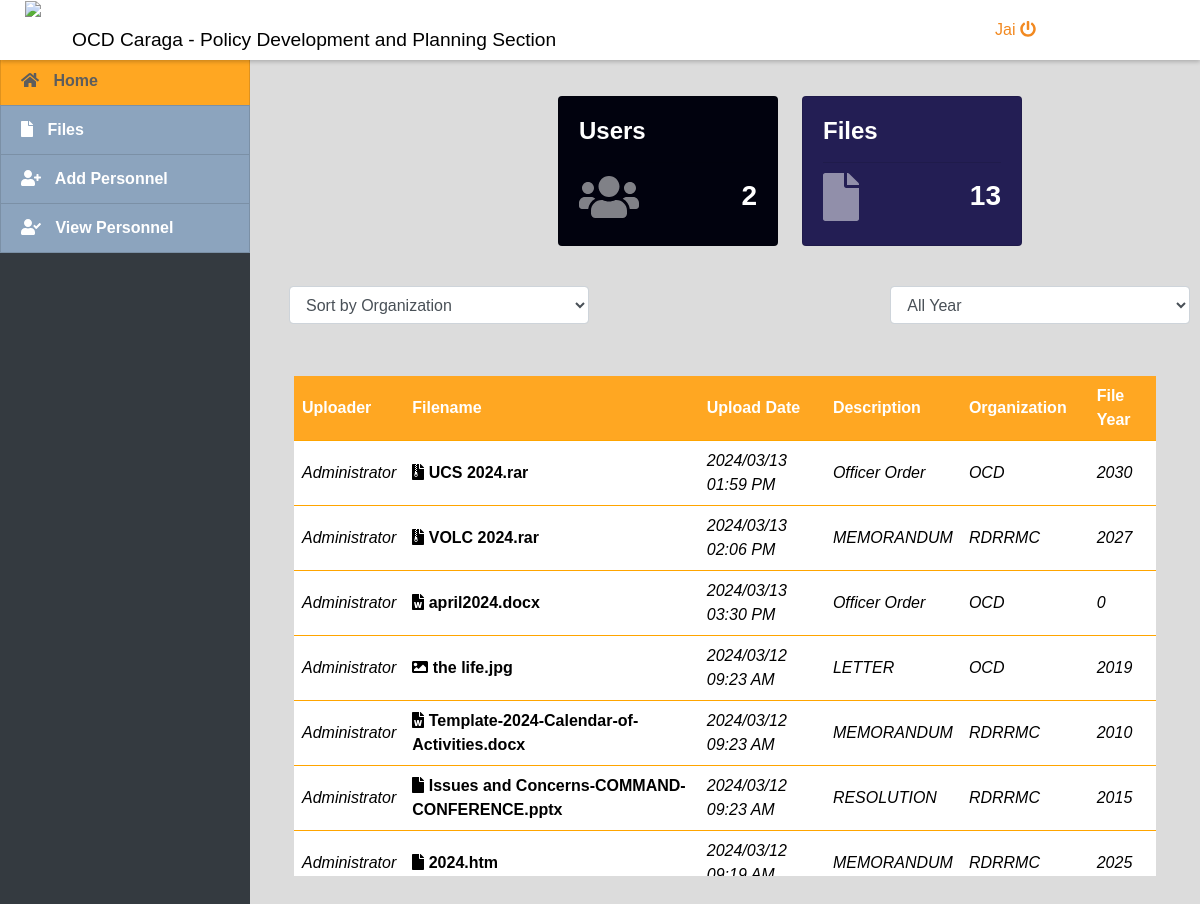
The page /index.php?page=home (signed in) on the database its author committed.
### tables this page shows
CREATE TABLE `files` (
  `id` int(11) NOT NULL,
  `name` varchar(200) NOT NULL,
  `description` text NOT NULL,
  `user_id` int(30) NOT NULL,
  `folder_id` int(30) NOT NULL,
  `file_type` varchar(50) NOT NULL,
  `file_path` text NOT NULL,
  `is_public` tinyint(1) DEFAULT 0,
  `date_updated` datetime NOT NULL DEFAULT current_timestamp() ON UPDATE current_timestamp(),
  `organization` varchar(255) NOT NULL,
  `year` int(4) NOT NULL
);

CREATE TABLE `users` (
  `id` int(30) NOT NULL,
  `name` varchar(200) NOT NULL,
  `username` varchar(100) NOT NULL,
  `password` varchar(200) NOT NULL,
  `type` tinyint(1) NOT NULL DEFAULT 2 COMMENT '1+admin , 2 = users'
);

### home.php (the view, shortened to what this page needs)
 <link rel="stylesheet" href="styles.css">
<br>
<div class="containe-fluid">
    <?php include('db_connect.php');
    $files = $conn->query("SELECT f.*,u.name as uname FROM files f inner join users u on u.id = f.user_id where  f.is_public = 1 order by date(f.date_updated) desc");
    ?>
    <div class="row">
    <div class="col-lg-12">
        <div class="card custom-card info float-left">
            <div class="card-body text-white">
                <h4><b>Users</b></h4>
                <hr>
                <span class="card-icon"><i class="fa fa-users"></i></span>
                <h3 class="text-right"><b><?php echo $conn->query('SELECT * FROM users')->num_rows ?></b></h3>
            </div>
        </div>
        <div class="card custom-card primary ml-4 float-left">
            <div class="card-body text-white">
                <h4><b>Files</b></h4>
                <hr>
                <span class="card-icon"><i class="fa fa-file"></i></span>
                <h3 class="text-right"><b><?php echo $conn->query('SELECT * FROM files')->num_rows ?></b></h3>
            </div>
        </div>
    </div>
</div>
<br>
    <div class="row mt-3 ml-3 mr-3">
        <div class="col-md-4 mb-3">
            <select class="form-control sorter" id="organizationSorter">
                <option value="">Sort by Organization</option>
            </select>
        </div>
        <div class="col-md-4 mb-3">
        </div>
    <div class="col-md-4 mb-3">
        <select class="form-control sorter" id="yearSorter">
            <option value="">All Year</option>
        </select>
    </div>
</div>
<div class="row mt-3 ml-3 mr-3">
        <div class="card-body">
            <div class="file-table-container">
                <table width="100%" id="file-table">
                    <thead>
                        <tr>
                            <th width="12%" class="">Uploader</th>
                            <th width="35%" class="">Filename</th>
                            <th width="15%" class="">Upload Date</th>
                            <th width="15%" class="">Description</th>
                            <th width="15%" class="">Organization</th>
                            <th width="15%" class="">File Year</th>
                        </tr>
           <?php
                    while ($row = $files->fetch_assoc()) :
                        $name = explode(' ||', $row['name']);
                        $name = isset($name[1]) ? $name[0] . "(" . $name[1] . ")." . $row['file_type'] : $name[0] . "." . $row['file_type'];
                        $img_arr = array('png', 'jpg', 'jpeg', 'gif', 'psd', 'tif');
                        $doc_arr = array('doc', 'docx');
                        $icon = 'fa-file';
                        if (in_array(strtolower($row['file_type']), $img_arr))
                            $icon = 'fa-image';
                        if (in_array(strtolower($row['file_type']), $doc_arr))
                            $icon = 'fa-file-word';
                        if (in_array(strtolower($row['file_type']), ['zip', 'rar', 'tar']))
                            $icon = 'fa-file-archive';
                    ?>
 <tr class='file-item' data-id="<?php echo $row['id'] ?>" data-name="<?php echo $name ?>" data-organization="<?php echo $row['organization'] ?>" data-description="<?php echo $row['description'] ?>" data-year="<?php echo $row['year'] ?>">
                            <td><i><?php echo ucwords($row['uname']) ?></i></td>
                            <td>
                                <large>
                                    <span><i class="fa <?php echo $icon ?>"></i></span>
                                    <b> <?php echo $name ?></b>
                                </large>
                            </td>
                            <td><i><?php echo date('Y/m/d h:i A', strtotime($row['date_updated'])) ?></i></td>
                            <td><i><?php echo $row['description'] ?></i></td>
                            <td><i><?php echo $row['organization'] ?></i></td>
                            <td><i><?php echo $row['year'] ?></i></td>
                        </tr>
                    <?php endwhile; ?>
                </table>
            </div>
        </div>
    </div>
</div>

### assets/css/style.css (style rules this page uses)
body { font-family: "Open Sans", sans-serif; color: #000000; width: 100%; height: calc(100%); }
h1, h2, h3, h4, h5, h6 { font-family: "Raleway", sans-serif; }

### styles.css (style rules this page uses)
.custom-card.info { background-color: #01020e; color: white; width: 220px; height: 150px; margin-left: 300px; margin-top: 8px; }
.custom-card.primary { background-color: #231e54; color: white; width: 220px; height: 150px; margin: auto; margin-top: 8px; }
.row { display: flex; -ms-flex-wrap: wrap; flex-wrap: wrap; margin-right: 0vw; margin-left: -15px; }
.file-table-container { max-height: 500px; overflow-y: auto; width: 100%; }
#file-table { width: 100%; border-collapse: collapse; }
#file-table thead th { background-color: #ffa722; position: sticky; padding: 8px; top: 0; }
#file-table { width: 100%; border-collapse: collapse; background-color: white; }
#file-table th { background-color: #ffa500; color: white; position: sticky; top: 0; z-index: 2; }
#file-table th, #file-table td { padding: 8px; text-align: left; border-bottom: 1px solid #ffa500; }

### index.php (style rules this page uses)
body { background: #80808045; }

### home.php (style rules this page uses)
body, h1, h2, h3, h4, h5, h6, p, a, span, i, b, large, input, th, td { font-family: "Century Gothic", sans-serif; }
span.card-icon { position: absolute; font-size: 3em; bottom: .2em; color: #ffffff80; }
.file-item { cursor: pointer; }
.sorter { width: 300px; }

### rows shown on the page
files: user.name "Administrator", name "UCS 2024.rar", date_updated "2024/03/13 01:59 PM", description "Officer Order", organization "OCD", year "2030"
files: user.name "Administrator", name "VOLC 2024.rar", date_updated "2024/03/13 02:06 PM", description "MEMORANDUM", organization "RDRRMC", year "2027"
files: user.name "Administrator", name "april2024.docx", date_updated "2024/03/13 03:30 PM", description "Officer Order", organization "OCD", year "0"
files: user.name "Administrator", name "the life.jpg", date_updated "2024/03/12 09:23 AM", description "LETTER", organization "OCD", year "2019"
files: user.name "Administrator", name "Template-2024-Calendar-of-Activities.docx", date_updated "2024/03/12 09:23 AM", description "MEMORANDUM", organization "RDRRMC", year "2010"
files: user.name "Administrator", name "Issues and Concerns-COMMAND-CONFERENCE.pptx", date_updated "2024/03/12 09:23 AM", description "RESOLUTION", organization "RDRRMC", year "2015"
files: user.name "Administrator", name "2024.htm", date_updated "2024/03/12…", description "MEMORANDUM", organization "RDRRMC", year "2025"

### other values the page prints
$_SESSION['login_name'] "Jai"
$conn->query('SELECT * FROM users')->num_rows "2"
$conn->query('SELECT * FROM files')->num_rows "13"
